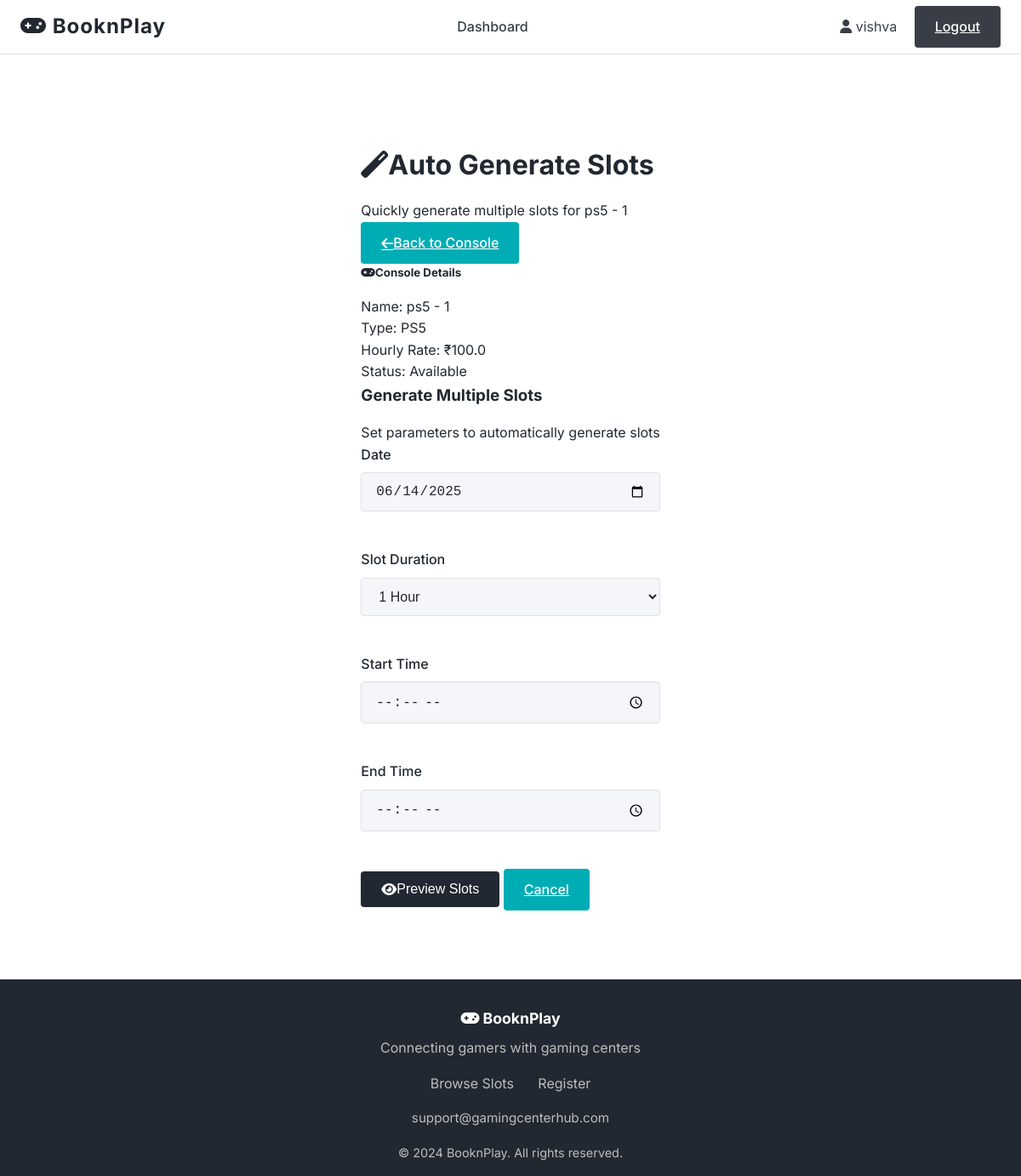
Before: /auto_slots/1 (signed in) with the older database file.
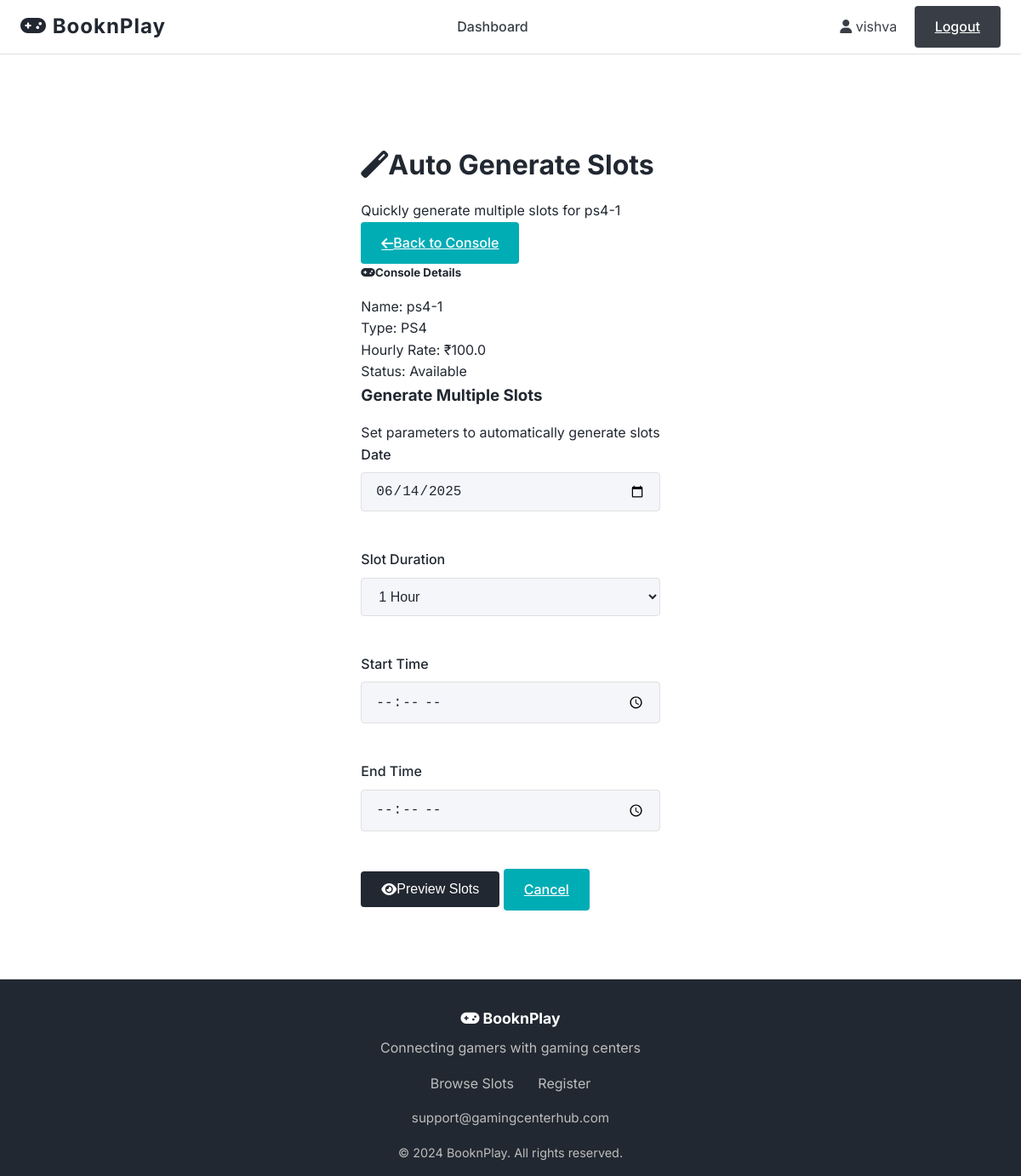
After: the same page with the newer database file.
### models.py (models this page shows, shortened)
class Console(db.Model):
    __tablename__ = 'consoles'
    id = db.Column(db.Integer, primary_key=True)
    name = db.Column(db.String(100), nullable=False)
    console_type = db.Column(db.String(50), nullable=False)
    hourly_rate = db.Column(db.Float, nullable=False)  # Rate per person per hour
    is_available = db.Column(db.Boolean, default=True)
    created_at = db.Column(db.DateTime, default=datetime.utcnow)
    owner_id = db.Column(db.Integer, db.ForeignKey('owners.id'), nullable=False)
    slots = db.relationship('TimeSlot', backref='console', lazy=True, cascade='all, delete-orphan')

### routes.py (the view)
@app.route('/auto_slots/<int:console_id>')
def auto_slots(console_id):
    if 'user_id' not in session or session.get('user_type') != 'owner':
        flash('Please login to access this page', 'error')
        return redirect(url_for('login'))
    console = Console.query.get_or_404(console_id)
    if console.owner_id != session['user_id']:
        flash('Access denied', 'error')
        return redirect(url_for('dashboard'))
    return render_template('auto_slots.html', console=console)

### templates/auto_slots.html (shortened to what the changed rows need)
{% extends "base.html" %}
{% block content %}
<div class="form-page">
    <div class="page-header">
        <div class="row align-items-center">
            <div class="col">
                <h1 class="page-title">
                    <i class="fas fa-magic me-3"></i>Auto Generate Slots
                </h1>
                <p class="page-subtitle">Quickly generate multiple slots for {{ console.name }}</p>
            </div>
        </div>
    </div>
    <div class="row justify-content-center">
        <div class="col-md-8 col-lg-6">
            <div class="console-info-card mb-4">
                <div class="card-body">
                    <div class="row">
                        <div class="col-6">
                            <div class="info-item">
                                <span class="info-label">Name:</span>
                                <span class="info-value">{{ console.name }}</span>
                            </div>
                            <div class="info-item">
                                <span class="info-label">Type:</span>
                                <span class="info-value">{{ console.console_type }}</span>
                            </div>
                        </div>
                        <div class="col-6">
                            <div class="info-item">
                                <span class="info-label">Hourly Rate:</span>
                                <span class="info-value">₹{{ console.hourly_rate }}</span>
                            </div>
                        </div>
                    </div>
                </div>
            </div>
        </div>
    </div>
</div>
{% endblock %}

Changed rows visible on the page:
changed Console: name "ps5 - 1" → "ps4-1"; console_type "PS5" → "PS4"
